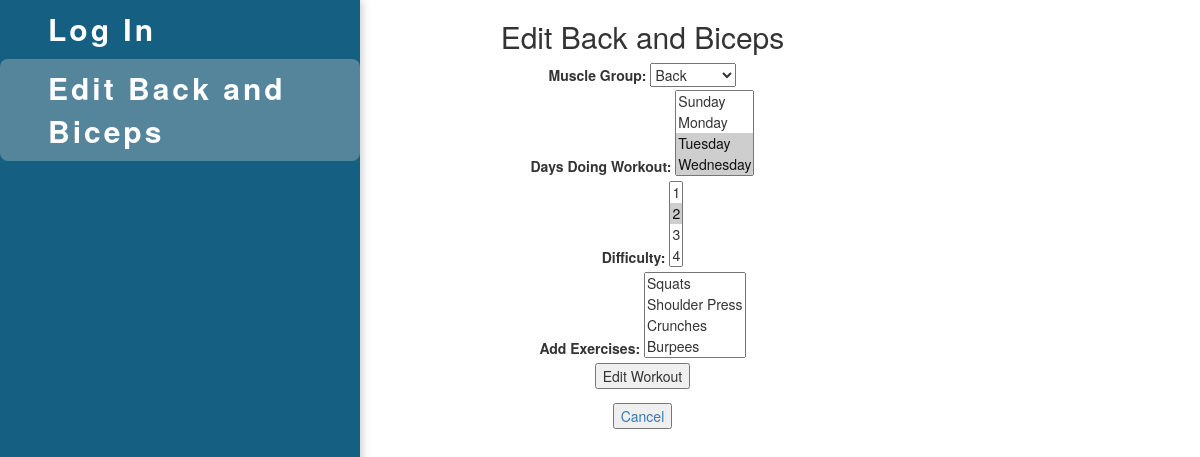
The app's page /editWorkout.php?workoutId=1 (signed in) with its own data.
### tables this page shows
CREATE TABLE `workouts` (
  `id` int(11) NOT NULL AUTO_INCREMENT,
  `muscle_group` varchar(100) DEFAULT NULL,
  `difficulty_level` varchar(50) DEFAULT NULL,
  `day_of_the_week` varchar(20) DEFAULT NULL,
  `name` varchar(100) DEFAULT NULL,
  PRIMARY KEY (`id`)
);

### includes/functions.php (called while the page is built, shortened)
<?php
    function isCurrentPage($pageName)
    {
        return (baseName($_SERVER['PHP_SELF']) == $pageName);
    }
    function getWorkoutName($id)
    {
        $connect = connectToDB();
        $sql = "SELECT name FROM workouts WHERE id='$id' LIMIT 1;";
        $result = mysqli_query($connect, $sql);
        $row = mysqli_fetch_assoc($result);
        return $row['name'];
    }
        function connectToDB()
        {
            return mysqli_connect(HOST, USER, PASS, DB);
        }
?>

### includes/DataBaseConnection.php (called while the page is built, shortened)
<?php
function cleanInputValue($con, $string) {
    $string = stripslashes($string);
    $string = htmlentities($string);
    return $con->real_escape_string($string);
}
?>

### editWorkout.php (the view, shortened to what this page needs)
<?php
    require_once "./includes/DataBaseConnection.php";
    include_once('includes/functions.php');
    $returnPage = $_SESSION['lastPage'];
    $workoutId = cleanInputValue($conndb, $_GET['workoutId']);
    $query = "SELECT id, Name, Day_of_the_Week, Muscle_Group, Difficulty_Level FROM workouts WHERE id = {$workoutId}";
    $result = $conndb->query($query);
    if (mysqli_num_rows($result) > 0) {
        list($id, $name, $day, $group, $difficulty) = mysqli_fetch_row($result);
    } else {
        echo "Error Getting Workout Information";
    }
    $dayArray = explode(" ", $day);
    function checkForDay($myDayArray, $aDay) {
        foreach ($myDayArray as $d) {
            if ($aDay == $d) {
                return true;
            }
        }
        return false;
    }
    $exerciseQuery = "SELECT  id, name FROM exercises WHERE id NOT IN (Select e.id AS id FROM exercises as e INNER"
        . " JOIN workout_exercise_connection as c ON c.exerciseId = e.id INNER JOIN workouts as w ON c.workoutId = w.id where w.id = $workoutId);";
    $exerises = $conndb->query($exerciseQuery);
?>
    <!DOCTYPE html>
    <html>
        <head>
            <link rel="stylesheet" href="./css/style.css" type="text/css">
            <link rel="stylesheet" href="https://maxcdn.bootstrapcdn.com/bootstrap/3.3.7/css/bootstrap.min.css">
        </head>
        <body>
            <?php include_once "./includes/nav.php"; ?>
            <div class="container-fluid text-center w-100">
                <?php echo "<h2>Edit $name</h2>"; ?>
                <form method="post" action="<?php echo $_SERVER['PHP_SELF'].'?workoutId='.$workoutId; ?>">
                    <label for="muscle_group">Muscle Group:</label>
                    <select name="muscle_group" id="muscle_group">
                        <option value="Back" <?php
                            if ($group == 'Back') {
                                echo "selected='selected'";
                            }
                        ?>>Back</option>
                    </select>
                    <br>
                    <label for="days_of_the_week[]">Days Doing Workout:</label>
                    <select name="days_of_the_week[]" id="days_of_the_week" multiple="multiple">
                        <option value="U"<?php if (checkForDay($dayArray, "U")) {
                            echo "selected='selected'";
                        } ?>>Sunday</option>
                        <option value="M" <?php if (checkForDay($dayArray, "M")) {
                            echo "selected='selected'";
                        } ?>>Monday</option>
                        <option value="T" <?php if (checkForDay($dayArray, "T")) {
                            echo "selected='selected'";
                        } ?>>Tuesday</option>
                        <option value="W"<?php if (checkForDay($dayArray, "W")) {
                            echo "selected='selected'";
                        } ?>>Wednesday</option>
                        <option value="H"<?php if (checkForDay($dayArray, "H")) {
                            echo "selected='selected'";
                        } ?>>Thursday</option>
                    </select>
                    <br>
                    <label for="difficulty">Difficulty:</label>
                    <select name="difficulty" id="difficulty" multiple>
                        <option value="1" <?php
                            if ($difficulty == '1') {
                                echo "selected='selected'";
                            }
                        ?>>1</option>
                        <option value="2" <?php
                            if ($difficulty == '2') {
                                echo "selected='selected'";
                            }
                        ?>>2</option>
                        <option value="3" <?php
                            if ($difficulty == '3') {
                                echo "selected='selected'";
                            }
                        ?>>3</option>
                        <option value="4" <?php
                            if ($difficulty == '4') {
                                echo "selected='selected'";
                            }
                        ?>>4</option>
                        <option value="5" <?php
                            if ($difficulty == '5') {
                                echo "selected='selected'";
                            }
                        ?>>5</option>
                    </select>
                    <label for="exercises[]">Add Exercises:</label>
                    <select name="exercises[]" id="exercises" multiple="multiple">
                        <?php
                            while ($myExercises = $exerises->fetch_assoc()) {
                                echo "<option value = '{$myExercises['id']}'>{$myExercises['name']}</option>";
                            }
                        ?>
                    </select>
                    <br>
                    <button type="submit">Edit Workout</button>
                </form>
                <?php echo "<button name = 'Cancel' value='Cancel'><a href ='$returnPage'>Cancel</a></button>"; ?>
            </div>
        </body>
    </html>

### includes/nav.php (shortened to what this page needs)
<?php
    include_once('functions.php');
?>
<nav>
    <ul>
        <?php
            echo ($_SESSION['granted'] ? '<li'.(isCurrentPage('index.php') ? ' class="active"' : '').'><a href=".">Home</li>' : '<li'.(isCurrentPage('index.php') ? ' class="active"' : '').'><a href=".">Log In</a></li>');
            if(isCurrentPage('editWorkout.php')) echo '<li class="active"><a>Edit '.getWorkoutName($_GET['workoutId']).'</a></li>';
        ?>
    </ul>
</nav>

### css/style.css (style rules this page uses)
body { margin: 0; background-color: white; overflow: auto !important; color: black; display: flex; }
nav { background-color: #156082; box-shadow: 0 0 10px rgba(0, 0, 0, 0.3); width: 30%; color: white; position: fixed; height: 100%; }
nav ul { margin: 0; padding: 0; justify-content: center; }
nav li, nav a { display: block; }
nav a { letter-spacing: 3px; font-size: 30px; text-decoration: none; font-weight: bold; transition: transform 500ms; color: white; padding: 8px; margin: 0px 0px 0px 40px; }
nav li.active { background-color: rgba(196, 196, 196, 0.37); border-radius: 8px; }

### records on screen
workouts: name "Back and Biceps", muscle_group "Back", day_of_the_week "Sunday / Monday / Tuesday ☑ / Wednesday ☑", difficulty "1 / 2 ☑ / 3 / 4"
